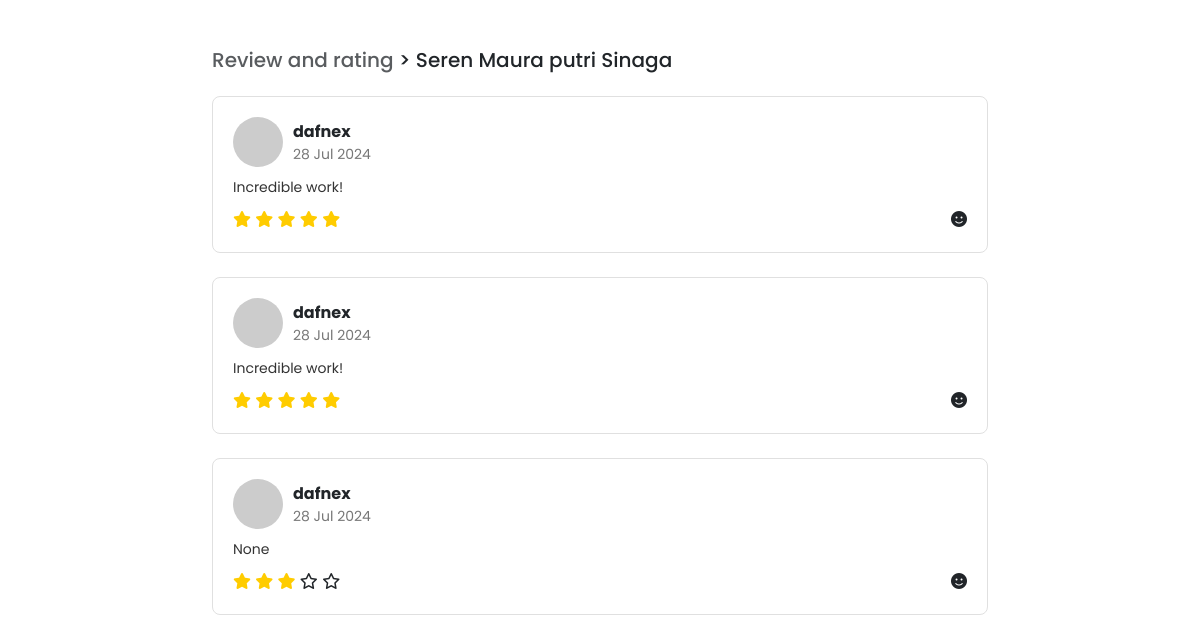
/cv/9/reviews, run on the app's committed database.
### main/models.py (models this page shows, shortened)
class TourGuide(models.Model):
    GENDER_CHOICES = [
        ('M', 'Male'),
        ('F', 'Female'),
    ]
    STATUS_CHOICES = [
        ('active', 'Active'),
        ('inactive', 'Inactive'),
    ]
    name = models.CharField(max_length=100)
    age = models.PositiveIntegerField()
    gender = models.CharField(max_length=1, choices=GENDER_CHOICES)
    experience = models.TextField()
    location = models.CharField(max_length=100)
    status = models.CharField(max_length=8, choices=STATUS_CHOICES)
    rating = models.FloatField(default=0.0)
    total_ratings = models.DecimalField(max_digits=10, decimal_places=2, default=Decimal('0.00'))
    num_raters = models.PositiveIntegerField(default=0)

class Rating(models.Model):
    tourguide = models.ForeignKey(TourGuide, on_delete=models.CASCADE, related_name='ratings')
    user = models.ForeignKey(User, on_delete=models.CASCADE, related_name='ratings', default=1)  # Default user ID
    rating = models.PositiveIntegerField(choices=[(i, str(i)) for i in range(1, 6)])
    comment = models.TextField(blank=True, null=True)
    created_at = models.DateTimeField(auto_now_add=True)

### main/views.py (the view)
# urls.py: path('cv/<int:id>/reviews', views.tour_guide_reviews, name='reviews'),
def tour_guide_reviews(request, id):
    tourguide = get_object_or_404(TourGuide, pk=id)
    reviews = Rating.objects.filter(tourguide=tourguide)
    return render(request, 'main/review.html', {'tourguide': tourguide, 'reviews': reviews})

### main/templatetags/custom_tags.py (called while the page is built)
@register.filter
def times(number):
    return range(1, number + 1)

### main/templates/main/review.html (shortened to what this page needs)
<!doctype html>
<html lang="en">
<head>
    {% load custom_tags %}
    <link href="https://cdn.jsdelivr.net/npm/bootstrap@5.3.3/dist/css/bootstrap.min.css" rel="stylesheet"
>
</head>
<body>
    <div class="container mt-5" style="max-width: 800px;">
        <h5 class="text-muted">Review and rating <span class="text-dark"> > {{ tourguide.name }}</span></h5>
        {% for review in reviews %}
        <div class="review-box mt-4">
            <div class="review-header">
                <img src="https://via.placeholder.com/50" alt="{{ review.user.username }}">
                <div>
                    <div class="review-name">{{ review.user.username }}</div>
                    <div class="review-date">{{ review.created_at|date:"d M Y" }}</div>
                </div>
            </div>
            <div class="review-content">
                {{ review.comment }}
            </div>
            <div class="review-footer">
                <div class="review-stars">
                    {% for i in 5|times %}
                        <span class="fa fa-star{% if i > review.rating %}-o{% endif %}"></span>
                    {% endfor %}
                </div>
                <div class="review-smiley">
                    <span class="fa fa-smile"></span>
                </div>
            </div>
        </div>
        {% endfor %}
    </div>
</body>
</html>

### main/templates/main/review.html (style rules this page uses)
body { font-family: 'Poppins', sans-serif; }
.review-box { border: 1px solid #E0E0E0; border-radius: 8px; padding: 20px; margin-bottom: 20px; transition: border-color 0.3s, color 0.3s; }
.review-box .review-header { display: flex; align-items: center; }
.review-box .review-header img { width: 50px; height: 50px; border-radius: 50%; margin-right: 10px; }
.review-box .review-header .review-name { font-weight: 700; }
.review-box .review-header .review-date { font-size: 0.875rem; color: #777; }
.review-box .review-content { margin-top: 10px; font-size: 0.875rem; color: #333; }
.review-box .review-footer { display: flex; justify-content: space-between; align-items: center; margin-top: 10px; }
.review-box .review-stars .fa-star { color: #FFCC00; }

### data on the page
TourGuide: name "Seren Maura putri Sinaga"
Rating: user.username "dafnex", created_at "28 Jul 2024", comment "Incredible work!", rating 5 (drawn)
Rating: user.username "dafnex", created_at "28 Jul 2024", comment "Incredible work!", rating 5 (drawn)
Rating: user.username "dafnex", created_at "28 Jul 2024", comment "None", rating 3 (drawn)
